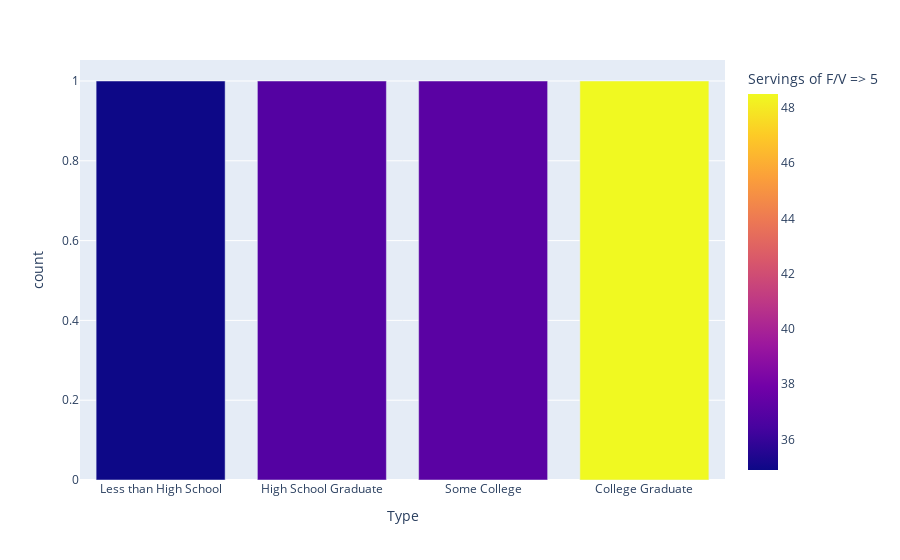

This figure's notebook cell:
### Code cell
fig4 = px.bar(adult_ed, x="Type", color="Servings of F/V => 5")
fig4.show()

### Figure 1 — Plotly figure (JSON) as saved in the notebook; plotly's stock layout.template omitted (floating-point values rounded to 4 significant figures)
{"data": [{"alignmentgroup": "True", "hovertemplate": "Type=%{x}<br>count=%{y}<br>Servings of F/V => 5=%{marker.color}<extra></extra>", "legendgroup": "", "marker": {"color": [34.9, 36.9, 37.1, 48.5], "coloraxis": "coloraxis", "pattern": {"shape": ""}}, "name": "", "offsetgroup": "", "orientation": "v", "showlegend": false, "textposition": "auto", "type": "bar", "x": ["Less than High School", "High School Graduate", "Some College", "College Graduate"], "xaxis": "x", "y": [1, 1, 1, 1], "yaxis": "y"}], "layout": {"barmode": "relative", "coloraxis": {"colorbar": {"title": {"text": "Servings of F/V => 5"}}, "colorscale": [[0, "#0d0887"], [0.1111, "#46039f"], [0.2222, "#7201a8"], [0.3333, "#9c179e"], [0.4444, "#bd3786"], [0.5556, "#d8576b"], [0.6667, "#ed7953"], [0.7778, "#fb9f3a"], [0.8889, "#fdca26"], [1, "#f0f921"]]}, "legend": {"tracegroupgap": 0}, "margin": {"t": 60}, "xaxis": {"anchor": "y", "domain": [0, 1], "title": {"text": "Type"}}, "yaxis": {"anchor": "x", "domain": [0, 1], "title": {"text": "count"}}}}
